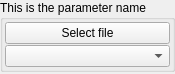
<?xml version="1.0" encoding="UTF-8"?>
<ui version="4.0">
 <class>param_file</class>
 <widget class="QWidget" name="param_file">
  <property name="geometry">
   <rect>
    <x>0</x>
    <y>0</y>
    <width>149</width>
    <height>69</height>
   </rect>
  </property>
  <property name="sizePolicy">
   <sizepolicy hsizetype="Preferred" vsizetype="Preferred">
    <horstretch>0</horstretch>
    <verstretch>0</verstretch>
   </sizepolicy>
  </property>
  <property name="windowTitle">
   <string>Form</string>
  </property>
  <layout class="QVBoxLayout" name="verticalLayout">
   <property name="spacing">
    <number>0</number>
   </property>
   <property name="leftMargin">
    <number>0</number>
   </property>
   <property name="topMargin">
    <number>0</number>
   </property>
   <property name="rightMargin">
    <number>0</number>
   </property>
   <property name="bottomMargin">
    <number>2</number>
   </property>
   <item>
    <widget class="QGroupBox" name="groupBox">
     <property name="title">
      <string>This is the parameter name</string>
     </property>
     <property name="flat">
      <bool>false</bool>
     </property>
     <layout class="QVBoxLayout" name="verticalLayout_groupBox">
      <property name="spacing">
       <number>1</number>
      </property>
      <property name="margin">
       <number>2</number>
      </property>
      <item>
       <widget class="QPushButton" name="fileButton">
        <property name="text">
         <string>Select file</string>
        </property>
       </widget>
      </item>
      <item>
       <widget class="QComboBox" name="historyComboBox">
        <property name="insertPolicy">
         <enum>QComboBox::InsertAtTop</enum>
        </property>
        <property name="sizeAdjustPolicy">
         <enum>QComboBox::AdjustToMinimumContentsLength</enum>
        </property>
        <property name="duplicatesEnabled">
         <bool>true</bool>
        </property>
       </widget>
      </item>
     </layout>
    </widget>
   </item>
  </layout>
 </widget>
 <resources/>
 <connections/>
</ui>
